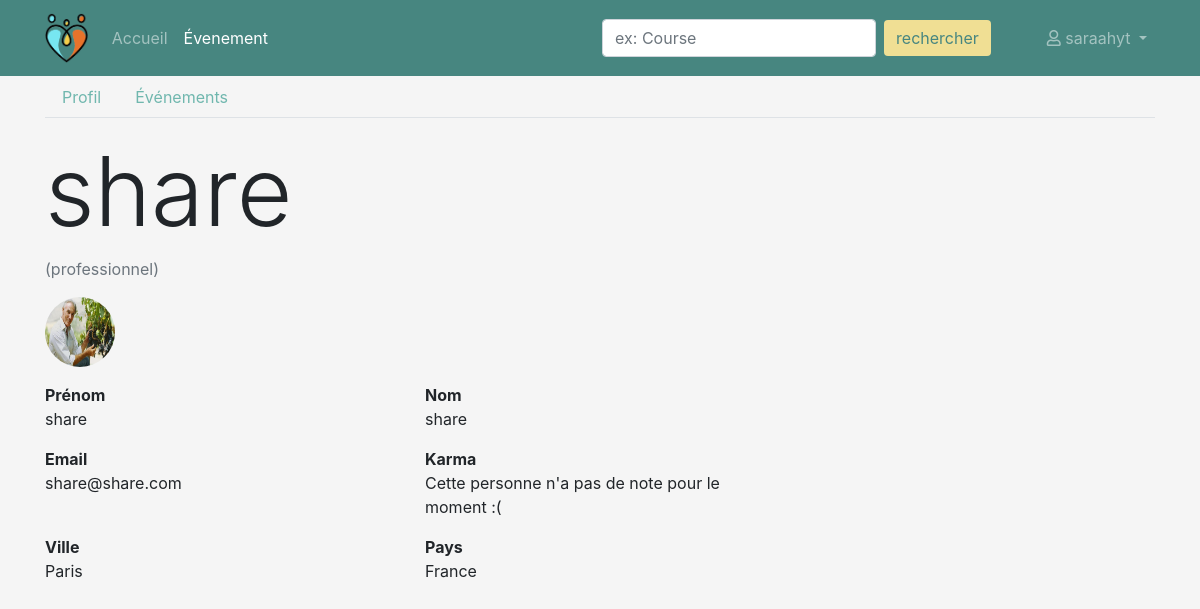
Before: /profil/utilisateur/8 (signed in) with the older database file.
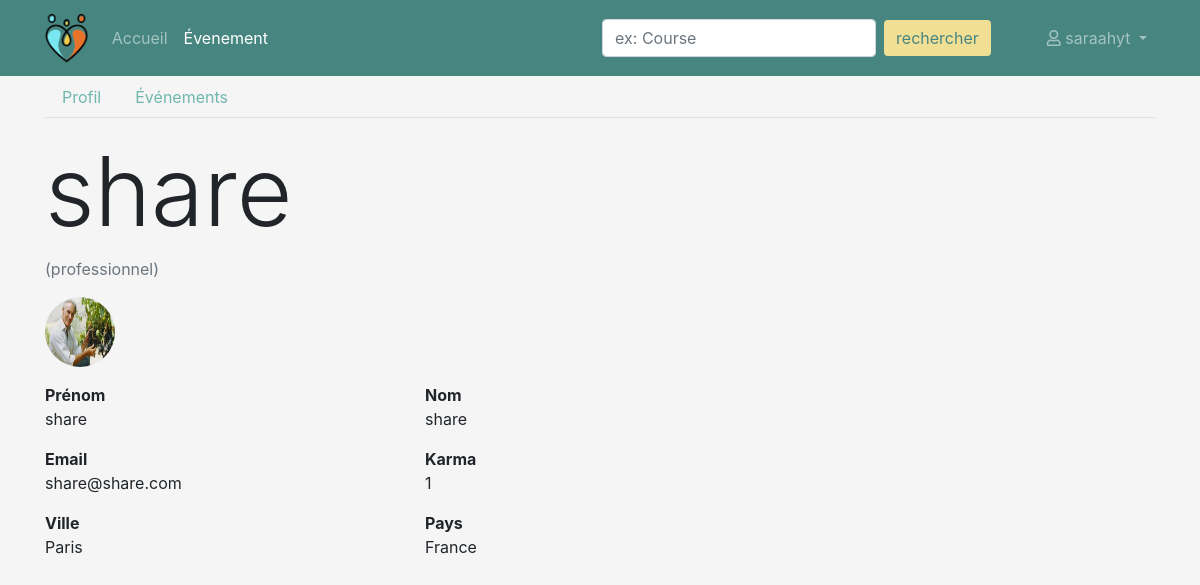
After: the same page with the newer database file.
### persons/models.py (models this page shows, shortened)
class Person(models.Model):
    TYPE_PARTICULIER = 'particulier'
    TYPE_PROFESSIONNEL = 'professionnel'
    TYPE_CHOICES = (
        (TYPE_PARTICULIER, 'particulier'),
        (TYPE_PROFESSIONNEL, 'professionnel')
    )
    user = models.ForeignKey('users.User', on_delete=models.CASCADE)
    first_name = models.CharField('prenom', max_length=100)
    last_name = models.CharField('nom', max_length=100)
    birth_date = models.DateField('date naissance')
    address = models.CharField('adresse', max_length=250)
    zip_code = models.IntegerField('code postal')
    city = models.CharField('ville', max_length=50)
    country = models.CharField('pays', max_length=100)
    phone_number = PhoneNumberField('telephone')
    pseudo = models.CharField('pseudo', max_length=50)
    person_type = models.CharField('type', choices=TYPE_CHOICES, max_length=15)
    created_at = models.DateTimeField('crée à', auto_now=True)
    note = models.IntegerField('karma', null=True, blank=True)
    imageProfil = models.FileField('image', null=True, default='utilisateur-de-profil.svg')
    is_visible = models.BooleanField('est visible', default=False)

### users/models.py (models this page shows, shortened)
class User(AbstractBaseUser, PermissionsMixin):
    email = models.EmailField('email', max_length=254, unique=True)
    is_staff = models.BooleanField('statut staff', default=False)
    is_superuser = models.BooleanField('statut superutilisateur', default=False)
    is_active = models.BooleanField('actif', default=True)
    last_login = models.DateTimeField('dernière connexion', null=True, blank=True)
    date_joined = models.DateTimeField('date d\'inscription', auto_now_add=True)
    USERNAME_FIELD = 'email'
    EMAIL_FIELD = 'email'
    REQUIRED_FIELDS = []
    objects = UserManager()
    class Meta:
        ordering = ['email', ]
        verbose_name = 'utilisateur'
        verbose_name_plural = 'utilisateurs'

### events/views/persons.py (the view)
# urls.py: path('profil/utilisateur/<int:person_id>', ProfilShowUserView.as_view(), name='profil-show-user'),
class ProfilShowUserView(PersonView):
    def get(self, request, person_id):
        profil_person = get_person_by_id(person_id)
        user = request.user
        person = get_person_by_user(user)
        context = {
            'profil_person': profil_person,
            'user': user,
            'person': person,
            'navigation_items': navigation.navigation_items(navigation.NAV_EVENEMENT),
        }
        if get_person_by_user(user) == profil_person:
            return redirect(reverse('profil'))
        else:
            return render(request, 'persons/profil/profil_show_user.html', context)

### events/models_helpers.py (called while the page is built)
def get_person_by_user(user):
    return Person.objects.get(user=user)

def get_person_by_id(person_id):
    return Person.objects.get(pk=person_id)

### events/navigation.py (called while the page is built)
def navigation_items(selected_item=None):
    items = []
    for name, shortcut in NAV_ITEMS:
        items.append({
            'name': name,
            'url': reverse(shortcut),
            'active': True if selected_item == name else False,
        })
    return items

### events/templates/persons/profil/profil_show_user.html (shortened to what this page needs)
{% extends 'persons/base_navbar.html' %}
{% load static %}
{% block content %}
    <ul class="profil-tab nav nav-tabs">
        <li class="nav-item">
            <a class="nav-link" href="{% url 'profil-show-user' profil_person.pk %}">Profil</a>
        </li>
        <li class="nav-item">
            <a class="nav-link" href="{% url 'profil-show-events' profil_person.pk %}">Événements</a>
        </li>
    </ul>
    <div class="row my-3">
        <div class="col-md-8">
            <div>
                <h2 class="display-1">{{ profil_person.pseudo }}</h2>
                <p class="text-muted"> ({{ profil_person.person_type }})</p>
            </div>
            <img class="rounded-circle mr-5" height="70" width="70" src="{{ profil_person.imageProfil.url }}">
        </div>
    </div>
    <div class="row" >
        <div class="col-md-4">
            <p>
                <b>Prénom</b>
                <br>
                <span>{% if not profil_person.is_visible %} Informations non publiques {% else %} {{ profil_person.first_name }} {% endif %}</span>
            </p>
        </div>
        <div class="col-md-4">
            <p>
                <b>Nom</b>
                <br>
                <span>{% if not profil_person.is_visible %} Informations non publiques {% else %} {{ profil_person.last_name }} {% endif %}</span>
            </p>
        </div>
    </div>
    <div class="row">
        <div class="col-md-4">
            <p>
                <b>Email</b>
                <br>
               <span> {% if not profil_person.is_visible %}  Informations non publiques {% else %} {{ profil_person.user.email }} {% endif %}</span>
            </p>
        </div>
        <div class="col-md-4">
            <p>
                <b>Karma</b>
                <br>
                {% if profil_person.note is not None %}
                    {{ profil_person.note }}
                {% else %}
                    <span>Cette personne n'a pas de note pour le moment :(</span>
                {% endif %}
            </p>
        </div>
    </div>
    <div class="row">
        <div class="col-md-4">
            <p>
                <b>Ville</b>
                <br>
                {{ profil_person.city }}
            </p>
        </div>
        <div class="col-md-4">
            <p>
                <b>Pays</b>
                <br>
                {{ profil_person.country }}
            </p>
        </div>
    </div>
{% endblock content %}

### events/templates/persons/base_navbar.html (shortened to what this page needs)
{% extends 'persons/base.html' %}
{% load static %}
{% block header %}
    <nav class="back-nav navbar navbar-expand-lg navbar-dark bg-dark">
        <div class="container d-flex justify-content-between">
            <a class="navbar-brand" href="{% url 'home' %}"><img src="{% static 'assets/logo1.png' %}" height="50"></a>
            <div class="collapse navbar-collapse" id="navbarSupportedContent">
                <ul class="navbar-nav">
                    {% for item in navigation_items %}
                        <li class="nav-item {% if item.active %}active{% endif %}">
                            <a class="nav-link" href="{{ item.url }}">{{ item.name }}</a>
                        </li>
                    {% endfor %}
                </ul>
                <form action="{% url 'events' %}" class="form-inline my-2 my-lg-0 ml-auto mr-5" method="get">
                    <input name="q" class="form-control mr-sm-2" type="search" placeholder="ex: Course"
                           aria-label="Search">
                    <button class="search btn btn-outline-success my-2 my-sm-0" type="submit">rechercher</button>
                </form>
                <ul class="navbar-nav mr-0">
                    <li class="nav-item dropdown">
                        <a class="nav-link dropdown-toggle" href="#" id="navbarDropdownMenuLink" role="button" data-toggle="dropdown" aria-haspopup="true" aria-expanded="false">
                        <i class="far fa-user"></i> {{ person.pseudo }}
                    </a>
                    </li>
                </ul>
            </div>
        </div>
    </nav>
{% endblock %}

### events/templates/persons/base.html (shortened to what this page needs)
<!DOCTYPE html>
{% load bootstrap4 %}
{% load static %}
{% load leaflet_tags %}
<html lang="fr">
<head>
    {% bootstrap_css %}
    <link rel="stylesheet" href="{% static 'css/event.css' %}">
    <link rel="stylesheet" href="{% static 'fontawesome/css/fontawesome.min.css' %}">
</head>
<body>
<header>
    {% block header %}{% endblock %}
</header>
<main role="main">
    <div class="container{% if fluid == True %}-fluid m-0 p-0{% endif %}">
        {% block content %}{% endblock %}
    </div>
</main>
</body>
</html>

### events/static/css/event.css (style rules this page uses)
body { background-color: whitesmoke !important; }
.back-nav { background-color: #478680 !important; }
.search { background-color: #F0DF94 !important; color: #478680 !important; border: none !important; }
.profil-tab .nav-link { color: #70B7AE !important; }

Changed rows visible on the page:
changed Person "share": note (not shown) → "1"
Other visible differences:
text no longer shown: "Cette personne n'a pas de note pour le moment :("
